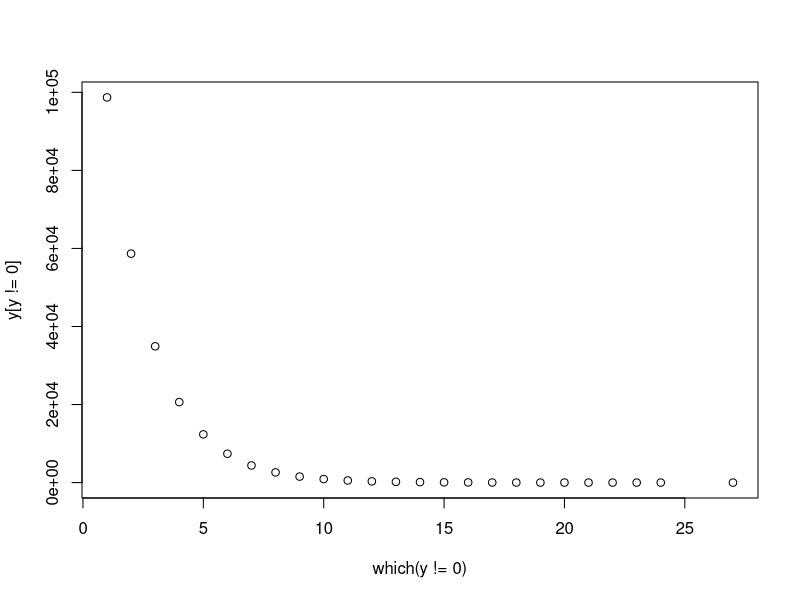

This chart was generated by the following R code: (Note: this script raises an error after producing the figure.)


#Streaky hitting in baseball (11.5절)의 내용을 수정하여 한게임에 출전하여 1번 이상
#안타를 칠 확률이 h인 야구선수가 k게임이 출장하였을 때
#[1] hitting streak의 분포와
#[2] 최장 hitting streak이 s 보다 클 확률
#을 시뮬레이션을 이용하여 추정하는 프로그램을 작성하고 결과(여러 가지의 h, k, s 값에
#대한)와 함께 제출하시오.


streak = function(n, k, h){
  result = rep(0, k)
  for (i in 1:n){
    y = rbinom(k, 1, h)
    where = c(0, y, 0) == 0
    n = length(y)
    loc.zeros = (0:(n + 1))[where]
    streak.lengths = diff(loc.zeros) - 1
    streak.lengths = streak.lengths[streak.lengths > 0]
    for(t in streak.lengths){
      result[t] = result[t]+1}
  }
  result
}


y = streak(10000, 100, 0.6) 
plot(which(y != 0), y[y != 0])



longest.streak <- function(x) {
  where = c(0, x, 0) == 0
  n = length(x)
  loc.zeros = (0 : (n + 1))[where]
  streak.lengths = diff(loc.zeros) - 1
  streak.lengths = streak.lengths[streak.lengths > 0]
  max(streak.lengths)
}
random.streak=function(k, h){
  y = rbinom(k, 1, h)
  mixed.up.y = sample(y)
  longest.streak(mixed.up.y)
}
L <- replicate(100000, random.streak(k, h))
plot(table(L))

prob.bigger.s <- function(k, h, s) {
  replicate(10000, random.streak(k, h) > s)
}
fors <- prob.bigger.s(k, h, s)

L <- replicate(100000, random.streak(500, 0.5)) # k = 500, h = 0.5
plot(table(L))
fors <- prob.bigger.s(500, 0.5, 10)  # s = 10
table(fors) 
mean(fors)

L <- replicate(100000, random.streak(500, 0.3)) # k = 500, h = 0.3
plot(table(L))
fors <- prob.bigger.s(500, 0.3, 5) # s = 5
table(fors) 
mean(fors)

L <- replicate(100000, random.streak(500, 0.7)) # k = 500, h = 0.7
plot(table(L))
fors <- prob.bigger.s(500, 0.7, 20) # s = 20
table(fors) 
mean(fors)

L <- replicate(100000, random.streak(500, 0.8)) # k = 500, h = 0.8
plot(table(L))
fors <- prob.bigger.s(500, 0.8, 25) # s = 25
table(fors) 
mean(fors)

L <- replicate(100000, random.streak(500, 0.8)) # k = 500, h = 0.8
plot(table(L))
fors <- prob.bigger.s(500, 0.8, 30) # s = 30
table(fors) 
mean(fors)

L <- replicate(100000, random.streak(500, 0.8)) # k = 500, h = 0.8
plot(table(L))
fors <- prob.bigger.s(500, 0.8, 38) # s = 38
table(fors) 
mean(fors)

# 13.1 (Late to class?). Suppose the travel times for a particular student from
# home to school are normally distributed with mean 20 minutes and standard
# deviation 4 minutes. Each day during a five-day school week she leaves home
# 30 minutes before class. For each of the following problems, write a short
# Monte Carlo simulation function to compute the probability or expectation
# of interest.

# a. Find the expected total traveling time of the student to school for a fiveday
# week. Find the simulation estimate and give the standard error for the
# simulation estimate.

expected <- function(n) {
  travel.time = rnorm(n, 20, 4)
  mean.time <- mean(travel.time)
  sum.time <- sum(travel.time)
  sehat <- sum((travel.time - mean.time)^2) / (n - 1)
  sum.time
}
expected(5)

set.seed(3)
simul.expected.all <- replicate(10000, expected(5))
head(simul.expected.all)
simul.expected.total.mean <- mean(simul.expected.all)
simul.expected.total.mean

total.sehat <- sqrt(sum((simul.expected.all - simul.expected.total.mean)^2) / 10000)
total.sehat

# b. Find the probability that the student is late for at least one class in the
# five-day week. Find the simulation estimate of the probability and the
# corresponding standard error.

set.seed(4)
prob.thirty <- function(n) {
  travel.time = rnorm(n, 20, 4)
  prob <- sum(travel.time > 30) / n
  prob
}
prob.thirty(5)

simul.late.cases <- replicate(100000, prob.thirty(5))
simul.late.prob.mean <- mean(late.cases)
simul.late.prob.mean
late.sehat <- sqrt(sum((simul.late.cases - simul.late.prob.mean)^2) / 100000)
late.sehat

# c. On average, what will be the longest travel time to school during the fiveday
# week? Again find the simulation estimate and the standard error.

longest.time <- function(n) {
  travel.time = rnorm(n, 20, 4)
  max(travel.time)
}
simul.longest.cases <- replicate(100000, longest.time(5))
head(simul.longest.cases)
simul.longest.mean <- mean(simul.longest.cases)
simul.longest.mean

longests.sehat <- sqrt(sum((simul.longest.cases - simul.longest.mean)^2) / 100000)
longests.sehat

# 13.2 (Confidence interval for a normal mean based on sample quantiles).
# Suppose one obtains a normally distributed sample of size n=20 but
# only records values of the sample median M and the first and third quartiles
# Q1 and Q3.

# a. Using a sample of size n=20 from the standard normal distribution, simulate
# the sampling distribution of the statistic
# S = M / (Q3 - Q1)
# Store the simulated values of S in a vector.

x <- rnorm(20, 0, 1)
Q1 <- quantile(x, 0.25)
Q3 <- quantile(x, 0.75)
sam.med <- median(x)
S <- sam.med / (Q3 - Q1)
S

dis.stat <- function(n) {
  x <- rnorm(n, 0, 1)
  Q1 <- quantile(x, 0.25, names = F)
  Q3 <- quantile(x, 0.75, names = F)
  sam.med <- median(x)
  S <- sam.med / (Q3 - Q1)
  S
}
dis.stat(20)
simul.S <- replicate(10000, dis.stat(20))
head(simul.S)

# b. Find two values, s1,s2, that bracket the middle 90% probability of the
# distribution of S.

quantile(simul.S, c(0.05, 0.95))

# c. For a sample of size n = 20 from a normal distribution with mean μ and
# standard deviation σ, it can be shown that
# P(s1 < (M - mu) / (Q3 - Q1) < s2) = 0.90
# Using this result, construct a 90% confidence interval for the mean μ

s1 <- -0.3719357
s2 <- 0.3962538 
CI.for90 <- c(-s2 * (Q3 - Q1) + sam.med, -s1 * (Q3 - Q1) + sam.med)

# d. In a sample of 20, we observe (Q1,M,Q3) = (37.8,51.3,58.2). Using your
# work in parts (b) and (c), find a 90% confidence interval for the mean μ.


s1 <- -0.3719357
s2 <- 0.3962538
Q1 <- 37.8
sam.med <- 51.3
Q3 <- 58.2

CI.for90.b <- c(-s2 * (Q3 - Q1) + sam.med, -s1 * (Q3 - Q1) + sam.med)
CI.for90.b



# 13.3 (Comparing variance estimators). Suppose one is taking a sample
# y1, ...,yn from a normal distribution with mean μ and variance σ2.

# a. It is well known that the sample variance
# S = sigma (yi - ybar)^2 / (n - 1)
# is an unbiased estimator of σ2. To confirm this, assume n=5 and perform
# a simulation experiment to compute the bias of the sample variance S.

samp.var.bias <- function(n, mu, s) {
  y <- rnorm(n, mu, s)
  S <- sum((y - mean(y))^2) / (n - 1)
  s^2 - S
}
simul.bias <- replicate(100000, samp.var.bias(5, 0, 5))
mean(simul.bias)

simul.bias <- replicate(100000, samp.var.bias(5, 10, 10))
mean(simul.bias)

# b. Consider the alternative variance estimator
# Sc = sigma (yi - ybar)^2 / c
# where c is a constant. Suppose one is interested in finding the estimator
# Sc that makes the mean squared error
# MSE = E[(Sc - σ2)^2]
# as small as possible. Again assume n=5 and use a simulation experiment
# to compute the mean squared error of the estimators S3,S5,S7,S9 and
# find the choice of c (among {3, 5, 7, 9}) that minimizes the MSE.

samp.var.bias <- function(n, mu, s, c) {
  y <- rnorm(n, mu, s)
  Sc <- sum((y - mean(y))^2) / c
  mean((Sc - s^2)^2)
}
S3 <- mean(replicate(10000, samp.var.bias(5, 0, 5, 3)))
S5 <- mean(replicate(10000, samp.var.bias(5, 0, 5, 5)))
S7 <- mean(replicate(10000, samp.var.bias(5, 0, 5, 7)))
S9 <- mean(replicate(10000, samp.var.bias(5, 0, 5, 9)))
S.vec <- c(S3 = S3, S5 = S5, S7 = S7, S9 = S9)
S.vec
S.vec[which.min(S.vec)]

# 13.5 (Metropolis-Hastings algorithm for the poly-Cauchy distribution).
# Suppose that a random variable y is distributed according to the
# poly-Cauchy density
# g(y) = prod [1 / {π * (1+(y−ai)^2)}]
# where a=(a1, ...,an) is a vector of real-valued parameters. Suppose that n=6
# and a = (1,2,2,6,7,8).

# a. Write a function to compute the log density of y. (It may be helpful to use
# the function dcauchy that computes the Cauchy density.)

log.g <- function(y, a) {
  a <- c(1, 2, 2, 6, 7, 8)
  log(prod(dcauchy(y, a, 1)))
}


polcauchy = function(y){
  a=c(1,2,2,6,7,8)
  result = NULL
  for(x in y){
    dc = prod(dcauchy(x, location = a))
    result = c(result, dc)}
  result
}
curve(polcauchy(x),from=0,to=10)

# b. Use the function metrop.hasting.rw to take a simulated sample of size
# 10,000 from the density of y. Experiment with different choices of the
# standard deviation C. Investigate the effect of the choice of C on the
# acceptance rate, and the mixing of the chain over the probability density.

metrop.hasting.rw = function(logf, current, C, iter, ...){
  S = rep(0, iter); n.accept = 0
  for(j in 1:iter){
    candidate = rnorm(1, mean=current, sd=C)
    prob = exp(logf(candidate, ...) - logf(current, ...))
    accept = ifelse(runif(1) < prob, "yes", "no")
    current = ifelse(accept == "yes", candidate, current)
    S[j] = current; n.accept = n.accept + (accept == "yes")
  }
  list(S=S, accept.rate=n.accept / iter)
}

mcmc.sample1 = metrop.hasting.rw(log.g, 1, 1, 10000)
mcmc.sample1$accept.rate
mcmc.sample2 = metrop.hasting.rw(log.g, 1, 0.1, 10000)
mcmc.sample2$accept.rate
mcmc.sample3 = metrop.hasting.rw(log.g, 1, 3, 10000)
mcmc.sample3$accept.rate
mcmc.sample4 = metrop.hasting.rw(log.g, 1, 5, 10000)
mcmc.sample4$accept.rate

# c. Using the simulated sample from a “good” choice of C, approximate the
# probability P(6<Y <8).

mcmc.sample4 = metrop.hasting.rw(log.g, 1, 5, 10000)
mcmc.sample4$accept.rate
plot(density(mcmc.sample4$S), lwd = 2, main = "", xlab = "M")

mean(mcmc.sample4$S > 6 & mcmc.sample4$S < 8)


# 13.6 (Gibbs sampling for a Poisson/gamma model). Suppose the vector
# of random variables (X,Y ) has the joint density function
# and we wish to simulate from this joint density.

# a. Show that the conditional density f(x|y) has a gamma density and identify
# the shape and rate parameters of this density.
# b. Show that the conditional density f(y|x) has a Poisson density.

# a와 b는 수식으로 증명했다

# c. Write a R function to implement Gibbs sampling when the constants are
# given by a = 1 and b = 1.
# d. Using your R function, run 1000 cycles of the Gibbs sampler and from
# the output, display (say, by a histogram) the marginal probability mass
# function of Y and compute E(Y ).

random.coin.gibbs = function(y, m){
  S = matrix(0, m, 2)
  dimnames(S)[[2]] = c("y", "x")
  for(j in 1:m){
    x = rgamma(1, y + 1, 2)
    y = rpois(1, x)
    S[j, ] = c(y, x)
  }
  return(S)
}

# d. Using your R function, run 1000 cycles of the Gibbs sampler and from
# the output, display (say, by a histogram) the marginal probability mass
# function of Y and compute E(Y ).

sim.values1 = random.coin.gibbs(y = 1, m = 1000)[101:1000, ]


sim.values1 = random.coin.gibbs(y = 1, m = 1000)
plot(sim.values1[ ,"y"])
hist(sim.values1[ ,"y"])
table(sim.values1[ ,"y"])
mean(sim.values1[ , "y"])

sim.values2 = random.coin.gibbs(y = 30, m = 1000)
plot(sim.values2[ ,"y"])
hist(sim.values2[ ,"y"])
table(sim.values2[ ,"y"])
mean(sim.values2[ , "y"])









